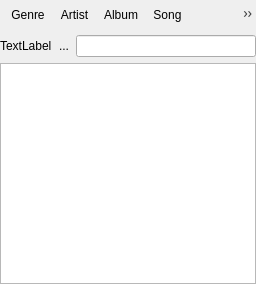
<?xml version="1.0" encoding="UTF-8"?>
<ui version="4.0">
 <class>CollectionWidget</class>
 <widget class="QWidget" name="CollectionWidget">
  <property name="geometry">
   <rect>
    <x>0</x>
    <y>0</y>
    <width>256</width>
    <height>284</height>
   </rect>
  </property>
  <layout class="QVBoxLayout" name="verticalLayout_2">
   <property name="margin">
    <number>0</number>
   </property>
   <item>
    <widget class="QToolBar" name="col_toolbar">
     <addaction name="actionGenreMode"/>
     <addaction name="actionArtistMode"/>
     <addaction name="actionAlbumMode"/>
     <addaction name="actionSongMode"/>
     <addaction name="actionSqlMode"/>
     <addaction name="separator"/>
     <addaction name="actionIconView"/>
     <addaction name="actionSetImage"/>
     <addaction name="actionGetImageFromLastFM"/>
    </widget>
   </item>
   <item>
    <widget class="QFrame" name="frame_2">
     <property name="frameShape">
      <enum>QFrame::NoFrame</enum>
     </property>
     <property name="lineWidth">
      <number>0</number>
     </property>
     <layout class="QHBoxLayout">
      <property name="spacing">
       <number>0</number>
      </property>
      <property name="margin">
       <number>0</number>
      </property>
      <item>
       <widget class="QLabel" name="subsetLabel">
        <property name="text">
         <string>TextLabel</string>
        </property>
       </widget>
      </item>
      <item>
       <widget class="QToolButton" name="subsetDisableButton">
        <property name="acceptDrops">
         <bool>false</bool>
        </property>
        <property name="toolTip">
         <string>Reset filter</string>
        </property>
        <property name="autoFillBackground">
         <bool>true</bool>
        </property>
        <property name="text">
         <string>...</string>
        </property>
        <property name="icon">
         <iconset resource="../../src/resource.qrc">
          <normaloff>:/icons/clear_filter.png</normaloff>:/icons/clear_filter.png</iconset>
        </property>
        <property name="iconSize">
         <size>
          <width>24</width>
          <height>24</height>
         </size>
        </property>
        <property name="autoRaise">
         <bool>true</bool>
        </property>
        <property name="arrowType">
         <enum>Qt::NoArrow</enum>
        </property>
       </widget>
      </item>
      <item>
       <widget class="QLineEdit" name="filterLineEdit">
        <property name="toolTip">
         <string>Enter search substring</string>
        </property>
        <property name="statusTip">
         <string>Enter search substring</string>
        </property>
       </widget>
      </item>
     </layout>
    </widget>
   </item>
   <item>
    <widget class="CollectionView" name="colView">
     <property name="contextMenuPolicy">
      <enum>Qt::ActionsContextMenu</enum>
     </property>
     <property name="acceptDrops">
      <bool>true</bool>
     </property>
     <property name="toolTip">
      <string>Drag'n'Drop files to the collection</string>
     </property>
     <property name="editTriggers">
      <set>QAbstractItemView::EditKeyPressed|QAbstractItemView::SelectedClicked</set>
     </property>
     <property name="dragEnabled">
      <bool>true</bool>
     </property>
     <property name="flow">
      <enum>QListView::TopToBottom</enum>
     </property>
     <property name="isWrapping" stdset="0">
      <bool>true</bool>
     </property>
     <addaction name="actionAddToCollection"/>
     <addaction name="actionRemoveFromCollection"/>
     <addaction name="actionSetImage"/>
     <addaction name="actionGetImageFromLastFM"/>
    </widget>
   </item>
  </layout>
  <action name="actionGenreMode">
   <property name="checkable">
    <bool>true</bool>
   </property>
   <property name="icon">
    <iconset resource="../../src/resource.qrc">
     <normaloff>:/icons/def_genre.png</normaloff>:/icons/def_genre.png</iconset>
   </property>
   <property name="text">
    <string>Genre</string>
   </property>
   <property name="statusTip">
    <string>Show genres</string>
   </property>
  </action>
  <action name="actionArtistMode">
   <property name="checkable">
    <bool>true</bool>
   </property>
   <property name="icon">
    <iconset resource="../../src/resource.qrc">
     <normaloff>:/icons/def_artist.png</normaloff>:/icons/def_artist.png</iconset>
   </property>
   <property name="text">
    <string>Artist</string>
   </property>
   <property name="statusTip">
    <string>Show artists</string>
   </property>
  </action>
  <action name="actionAlbumMode">
   <property name="checkable">
    <bool>true</bool>
   </property>
   <property name="icon">
    <iconset resource="../../src/resource.qrc">
     <normaloff>:/icons/def_album.png</normaloff>:/icons/def_album.png</iconset>
   </property>
   <property name="text">
    <string>Album</string>
   </property>
   <property name="statusTip">
    <string>Show albums</string>
   </property>
  </action>
  <action name="actionSongMode">
   <property name="checkable">
    <bool>true</bool>
   </property>
   <property name="icon">
    <iconset resource="../../src/resource.qrc">
     <normaloff>:/icons/def_song.png</normaloff>:/icons/def_song.png</iconset>
   </property>
   <property name="text">
    <string>Song</string>
   </property>
   <property name="statusTip">
    <string>Show songs</string>
   </property>
  </action>
  <action name="actionIconView">
   <property name="checkable">
    <bool>true</bool>
   </property>
   <property name="icon">
    <iconset resource="../../src/resource.qrc">
     <normaloff>:/icons/iconview.png</normaloff>:/icons/iconview.png</iconset>
   </property>
   <property name="text">
    <string>Icon View</string>
   </property>
   <property name="statusTip">
    <string>View icons for collection items</string>
   </property>
  </action>
  <action name="actionSetImage">
   <property name="icon">
    <iconset resource="../../src/resource.qrc">
     <normaloff>:/icons/col_art.png</normaloff>:/icons/col_art.png</iconset>
   </property>
   <property name="text">
    <string>Set Image</string>
   </property>
   <property name="statusTip">
    <string>Set image for collection item</string>
   </property>
  </action>
  <action name="actionGetImageFromLastFM">
   <property name="enabled">
    <bool>false</bool>
   </property>
   <property name="icon">
    <iconset resource="../../src/resource.qrc">
     <normaloff>:/icons/download_art.png</normaloff>:/icons/download_art.png</iconset>
   </property>
   <property name="text">
    <string>Load image from Last.FM</string>
   </property>
   <property name="statusTip">
    <string>Load image from Last.FM</string>
   </property>
  </action>
  <action name="actionAddToCollection">
   <property name="icon">
    <iconset resource="../../src/resource.qrc">
     <normaloff>:/icons/col_add.png</normaloff>:/icons/col_add.png</iconset>
   </property>
   <property name="text">
    <string>Add Item</string>
   </property>
   <property name="statusTip">
    <string>Create new collection item</string>
   </property>
  </action>
  <action name="actionRemoveFromCollection">
   <property name="icon">
    <iconset resource="../../src/resource.qrc">
     <normaloff>:/icons/col_rem.png</normaloff>:/icons/col_rem.png</iconset>
   </property>
   <property name="text">
    <string>Remove Item</string>
   </property>
   <property name="statusTip">
    <string>Remove selected item from collection</string>
   </property>
  </action>
  <action name="actionSqlMode">
   <property name="checkable">
    <bool>true</bool>
   </property>
   <property name="icon">
    <iconset resource="../../src/resource.qrc">
     <normaloff>:/icons/def_sqllist.png</normaloff>:/icons/def_sqllist.png</iconset>
   </property>
   <property name="text">
    <string>SQL Playlists</string>
   </property>
   <property name="toolTip">
    <string>SQL Playlists</string>
   </property>
  </action>
 </widget>
 <customwidgets>
  <customwidget>
   <class>CollectionView</class>
   <extends>QListView</extends>
   <header>collectionview.h</header>
   <slots>
    <slot>sqlMode()</slot>
   </slots>
  </customwidget>
 </customwidgets>
 <resources>
  <include location="../../src/resource.qrc"/>
 </resources>
 <connections>
  <connection>
   <sender>actionArtistMode</sender>
   <signal>triggered()</signal>
   <receiver>colView</receiver>
   <slot>artistMode()</slot>
   <hints>
    <hint type="sourcelabel">
     <x>-1</x>
     <y>-1</y>
    </hint>
    <hint type="destinationlabel">
     <x>268</x>
     <y>219</y>
    </hint>
   </hints>
  </connection>
  <connection>
   <sender>actionRemoveFromCollection</sender>
   <signal>triggered()</signal>
   <receiver>colView</receiver>
   <slot>removeItem()</slot>
   <hints>
    <hint type="sourcelabel">
     <x>-1</x>
     <y>-1</y>
    </hint>
    <hint type="destinationlabel">
     <x>140</x>
     <y>216</y>
    </hint>
   </hints>
  </connection>
  <connection>
   <sender>colView</sender>
   <signal>setVisibleSubsetWidgets(bool)</signal>
   <receiver>subsetLabel</receiver>
   <slot>setVisible(bool)</slot>
   <hints>
    <hint type="sourcelabel">
     <x>136</x>
     <y>245</y>
    </hint>
    <hint type="destinationlabel">
     <x>35</x>
     <y>146</y>
    </hint>
   </hints>
  </connection>
  <connection>
   <sender>actionAddToCollection</sender>
   <signal>triggered()</signal>
   <receiver>colView</receiver>
   <slot>addItem()</slot>
   <hints>
    <hint type="sourcelabel">
     <x>-1</x>
     <y>-1</y>
    </hint>
    <hint type="destinationlabel">
     <x>140</x>
     <y>216</y>
    </hint>
   </hints>
  </connection>
  <connection>
   <sender>subsetDisableButton</sender>
   <signal>clicked()</signal>
   <receiver>colView</receiver>
   <slot>clearSubset()</slot>
   <hints>
    <hint type="sourcelabel">
     <x>80</x>
     <y>146</y>
    </hint>
    <hint type="destinationlabel">
     <x>136</x>
     <y>245</y>
    </hint>
   </hints>
  </connection>
  <connection>
   <sender>actionSongMode</sender>
   <signal>triggered()</signal>
   <receiver>colView</receiver>
   <slot>songMode()</slot>
   <hints>
    <hint type="sourcelabel">
     <x>-1</x>
     <y>-1</y>
    </hint>
    <hint type="destinationlabel">
     <x>208</x>
     <y>219</y>
    </hint>
   </hints>
  </connection>
  <connection>
   <sender>actionGenreMode</sender>
   <signal>triggered()</signal>
   <receiver>colView</receiver>
   <slot>genreMode()</slot>
   <hints>
    <hint type="sourcelabel">
     <x>-1</x>
     <y>-1</y>
    </hint>
    <hint type="destinationlabel">
     <x>268</x>
     <y>219</y>
    </hint>
   </hints>
  </connection>
  <connection>
   <sender>actionAlbumMode</sender>
   <signal>triggered()</signal>
   <receiver>colView</receiver>
   <slot>albumMode()</slot>
   <hints>
    <hint type="sourcelabel">
     <x>-1</x>
     <y>-1</y>
    </hint>
    <hint type="destinationlabel">
     <x>268</x>
     <y>219</y>
    </hint>
   </hints>
  </connection>
  <connection>
   <sender>actionSetImage</sender>
   <signal>triggered()</signal>
   <receiver>colView</receiver>
   <slot>setImage()</slot>
   <hints>
    <hint type="sourcelabel">
     <x>-1</x>
     <y>-1</y>
    </hint>
    <hint type="destinationlabel">
     <x>136</x>
     <y>253</y>
    </hint>
   </hints>
  </connection>
  <connection>
   <sender>colView</sender>
   <signal>setSubsetLabel(QString)</signal>
   <receiver>subsetLabel</receiver>
   <slot>setText(QString)</slot>
   <hints>
    <hint type="sourcelabel">
     <x>131</x>
     <y>173</y>
    </hint>
    <hint type="destinationlabel">
     <x>39</x>
     <y>128</y>
    </hint>
   </hints>
  </connection>
  <connection>
   <sender>colView</sender>
   <signal>setVisibleSubsetWidgets(bool)</signal>
   <receiver>subsetDisableButton</receiver>
   <slot>setVisible(bool)</slot>
   <hints>
    <hint type="sourcelabel">
     <x>136</x>
     <y>245</y>
    </hint>
    <hint type="destinationlabel">
     <x>80</x>
     <y>146</y>
    </hint>
   </hints>
  </connection>
  <connection>
   <sender>actionGetImageFromLastFM</sender>
   <signal>triggered()</signal>
   <receiver>colView</receiver>
   <slot>loadImage()</slot>
   <hints>
    <hint type="sourcelabel">
     <x>-1</x>
     <y>-1</y>
    </hint>
    <hint type="destinationlabel">
     <x>141</x>
     <y>156</y>
    </hint>
   </hints>
  </connection>
  <connection>
   <sender>actionIconView</sender>
   <signal>triggered(bool)</signal>
   <receiver>colView</receiver>
   <slot>iconView(bool)</slot>
   <hints>
    <hint type="sourcelabel">
     <x>-1</x>
     <y>-1</y>
    </hint>
    <hint type="destinationlabel">
     <x>149</x>
     <y>151</y>
    </hint>
   </hints>
  </connection>
  <connection>
   <sender>actionSqlMode</sender>
   <signal>triggered()</signal>
   <receiver>colView</receiver>
   <slot>sqlMode()</slot>
   <hints>
    <hint type="sourcelabel">
     <x>-1</x>
     <y>-1</y>
    </hint>
    <hint type="destinationlabel">
     <x>127</x>
     <y>175</y>
    </hint>
   </hints>
  </connection>
 </connections>
</ui>
